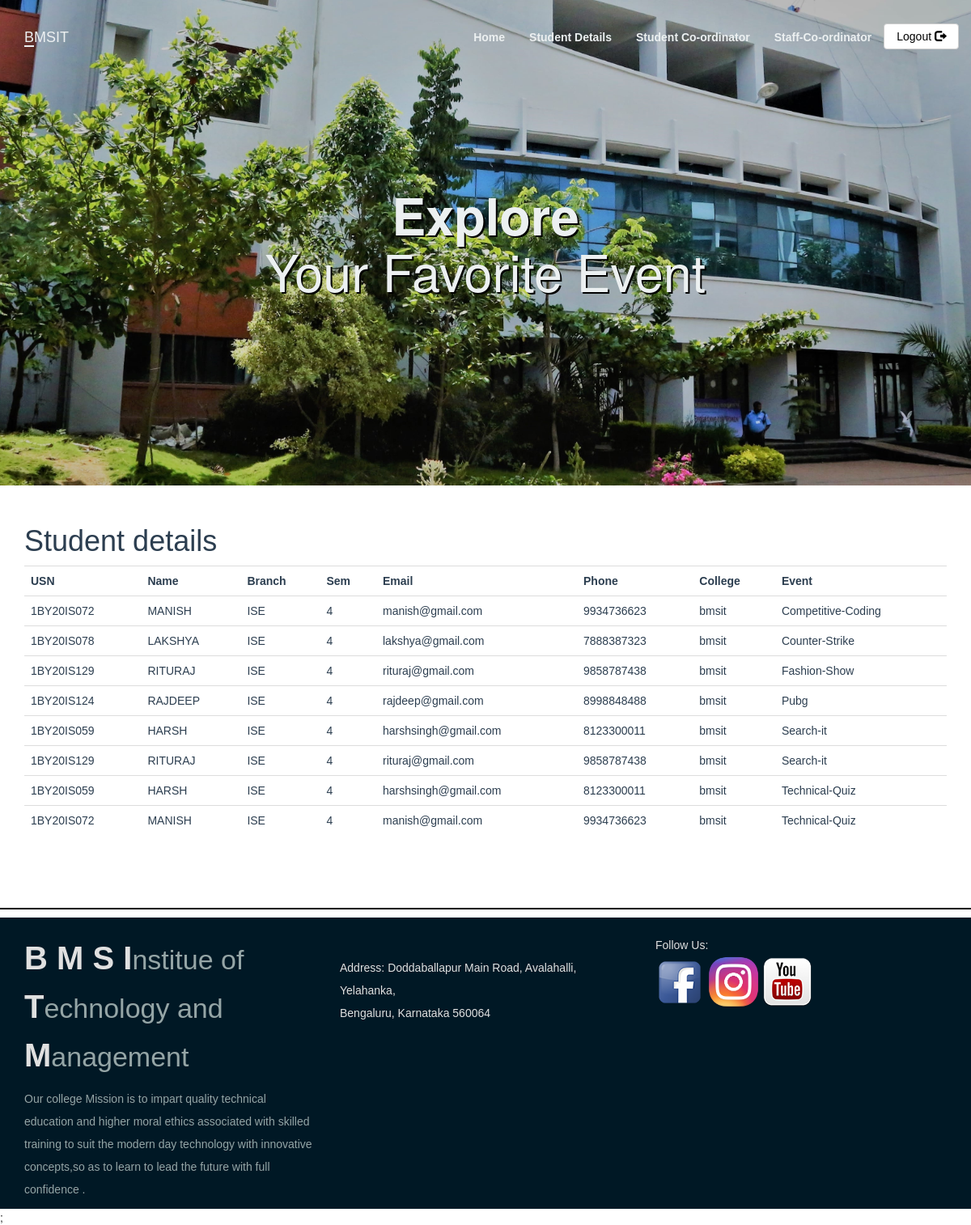
Page /Stu_details.php on the committed database.
### tables this page shows
CREATE TABLE `events` (
  `event_id` int(11) NOT NULL,
  `event_title` varchar(50) NOT NULL,
  `event_price` int(11) DEFAULT NULL,
  `participents` int(100) DEFAULT 0,
  `img_link` text DEFAULT NULL,
  `type_id` int(11) DEFAULT NULL
);

CREATE TABLE `participent` (
  `usn` varchar(20) NOT NULL,
  `name` varchar(100) NOT NULL,
  `branch` varchar(11) NOT NULL,
  `sem` int(11) NOT NULL,
  `email` varchar(300) NOT NULL,
  `phone` varchar(12) NOT NULL,
  `college` varchar(20) NOT NULL
);

### Stu_details.php (the view, shortened to what this page needs)
<?php
include_once 'classes/db1.php';
$result = mysqli_query($conn,"SELECT * FROM events,registered r ,participent p WHERE events.event_id=r.event_id and r.usn = p.usn order by event_title");
?>
<!DOCTYPE html>
<html>
<head>
        <?php require 'utils/styles.php'; ?>
    </head>
<body><?php include 'utils/adminHeader.php'?>
<div class = "content">
<div class = "container">
<h1>Student details</h1>
<?php
if (mysqli_num_rows($result) > 0) {
?>
 <table class="table table-hover" >
  <tr>
  <th>USN</th>
    <th>Name</th>
    <th>Branch</th>
    <th>Sem</th>
    <th>Email</th>
    <th>Phone</th>
    <th>College</th>
    <th>Event</th>
  </tr>
<?php
while($row = mysqli_fetch_array($result)) {
?>
<tr>
<td><?php echo $row["usn"]; ?></td>
    <td><?php echo $row["name"]; ?></td>
    <td><?php echo $row["branch"]; ?></td>
    <td><?php echo $row["sem"]; ?></td>
    <td><?php echo $row["email"]; ?></td>
    <td><?php echo $row["phone"]; ?></td>
    <td><?php echo $row["college"]; ?></td>
    <td><?php echo $row["event_title"]; ?></td>
</tr>
<?php
}
?>
</table>
 <?php
}
else{
    echo "No result found";
}
?>
</div>
</div>
<?php include 'utils/footer.php'?>;
 </body>
</html>

### css/style.css (style rules this page uses)
body { overflow-x: hidden; }
.content { font-family: Arial, Helvetica, sans-serif; color: #2C3E50; }

### rows in the picture
events: participent.usn "1BY20IS072", participent.name "MANISH", participent.branch "ISE", participent.sem "4", participent.email "manish@gmail.com", participent.phone "9934736623", participent.college "bmsit", event_title "Competitive-Coding"
events: participent.usn "1BY20IS078", participent.name "LAKSHYA", participent.branch "ISE", participent.sem "4", participent.email "lakshya@gmail.com", participent.phone "7888387323", participent.college "bmsit", event_title "Counter-Strike"
events: participent.usn "1BY20IS129", participent.name "RITURAJ", participent.branch "ISE", participent.sem "4", participent.email "rituraj@gmail.com", participent.phone "9858787438", participent.college "bmsit", event_title "Fashion-Show"
events: participent.usn "1BY20IS124", participent.name "RAJDEEP", participent.branch "ISE", participent.sem "4", participent.email "rajdeep@gmail.com", participent.phone "8998848488", participent.college "bmsit", event_title "Pubg"
events: participent.usn "1BY20IS059", participent.name "HARSH", participent.branch "ISE", participent.sem "4", participent.email "harshsingh@gmail.com", participent.phone "8123300011", participent.college "bmsit", event_title "Search-it", participent.usn "1BY20IS129", participent.name "RITURAJ", participent.email "rituraj@gmail.com", participent.phone "9858787438"
events: participent.usn "1BY20IS059", participent.name "HARSH", participent.branch "ISE", participent.sem "4", participent.email "harshsingh@gmail.com", participent.phone "8123300011", participent.college "bmsit", event_title "Technical-Quiz", participent.usn "1BY20IS072", participent.name "MANISH", participent.email "manish@gmail.com", participent.phone "9934736623"
